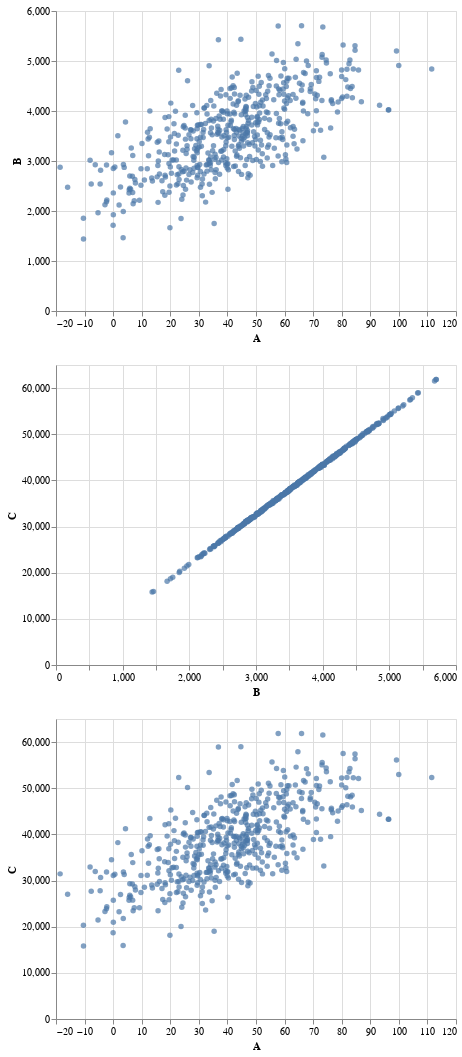

This figure's notebook cell:
### Code cell
A, B, C = random.choice(ABC_all).transpose()
AB = alt.Chart(pd.DataFrame({"A":A, "B":B})).mark_circle().encode(
    x="A",
    y="B")
BC= alt.Chart(pd.DataFrame({"B":B, "C":C})).mark_circle().encode(
    x="B",
    y="C")
AC = alt.Chart(pd.DataFrame({"A":A, "C":C})).mark_circle().encode(
    x="A",
    y="C")

alt.vconcat(AB, BC, AC)

### Figure 1 — Vega-Lite specification as saved in the notebook (floating-point values rounded to 4 significant figures; data arrays with more than 128 entries replaced by an {"elided": "..."} marker saying what was removed)
{"config": {"view": {"continuousWidth": 400, "continuousHeight": 300}}, "vconcat": [{"data": {"name": "data-4baa04f73d989c0ca503b424c68814a2"}, "mark": "circle", "encoding": {"x": {"field": "A", "type": "quantitative"}, "y": {"field": "B", "type": "quantitative"}}}, {"data": {"name": "data-0b6ecef08ada9130edda04aa747b8a9f"}, "mark": "circle", "encoding": {"x": {"field": "B", "type": "quantitative"}, "y": {"field": "C", "type": "quantitative"}}}, {"data": {"name": "data-cc613961eb1208d6ed4534f001caa858"}, "mark": "circle", "encoding": {"x": {"field": "A", "type": "quantitative"}, "y": {"field": "C", "type": "quantitative"}}}], "$schema": "https://vega.github.io/schema/vega-lite/v4.17.0.json", "datasets": {"data-4baa04f73d989c0ca503b424c68814a2": {"elided": "500 records"}, "data-0b6ecef08ada9130edda04aa747b8a9f": {"elided": "500 records"}, "data-cc613961eb1208d6ed4534f001caa858": {"elided": "500 records"}}}
